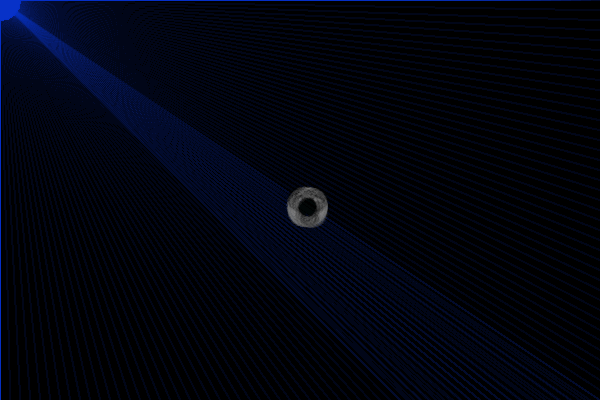
Frame 1 (no input)
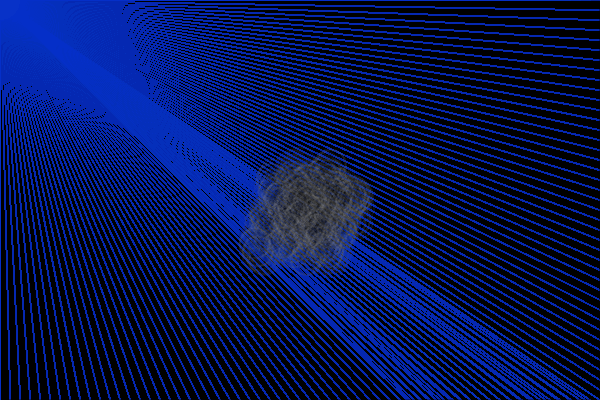
Frame 60 (the mouse pressed at the canvas centre just before this capture)
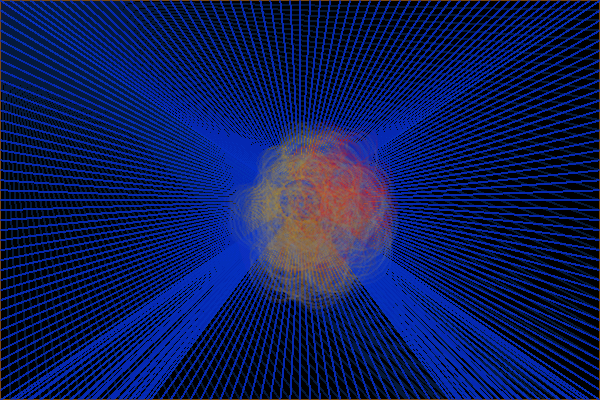
Frame 120 (the mouse held since frame 60 and released just before this capture)

The Processing sketch that drew these frames (run headless with seeded random() and noise(); from frame 60 on, the mouse is pressed at the canvas centre):

// Processing sketch: processing_184292
// ── processing_184292.pde


// variables generals
float mida = 15;
int numBoles = 100;
color c1;
color c2;
color c3;
color c4= color(127,127,127);

int aigua = 40;


//creacio matrius:
float[] pX = new float[numBoles];
float[] pY = new float[numBoles];
float[] vX = new float[numBoles];
float[] vY = new float[numBoles];


void setup(){
  size(600,400);
  noSmooth();
  noCursor();
  background(0);
  
  
  //inici
  for(int i = 0; i<numBoles; i++){
    pX[i] = width/2;
    pY[i] = height/2;
    
    vX[i] = 5;
    vY[i] = 5;
  }
}

void draw(){
  
  strokeWeight(2);
  
  //rectangle difuminador 
  fill(0,5);
  rect(0,0,width,height);

  fill(255);

//linies mouse "aigua"
  for (int i=0; i<=600; i=i+10){
  stroke(8,50,200,30);
  line(mouseX,mouseY,width,i);
  line(mouseX,mouseY,i,0);
  line(mouseX,mouseY,0,i);
  line(mouseX,mouseY,i,height);
  //aigua centre
  fill(8,50,200,90);
  ellipse(mouseX,mouseY,aigua,aigua);
  
}


  //inici bucle
  for(int i = 0; i<numBoles; i++){
    
    //actualitzacio posicions
    
    pX[i] = pX[i]+random(-vX[i],vX[i]);
    pY[i] = pY[i]+random(-vY[i],vY[i]);
    
    //pX[i] += vX[i];
   // pY[i] += vY[i];

   
  
   //elipses
   
    noFill();
    
     // fum
    stroke(c4,30);
    ellipse(pX[i]+mida/2,pY[i]+mida/2,mida*2,mida*2); 
      
      //foc 
    stroke(c1,20);
    ellipse(pX[i],pY[i],mida,mida);
    
    stroke(c2,20);
    ellipse(pX[i]+mida,pY[i],mida,mida);
    
    stroke(c3,20);
    ellipse(pX[i]+mida/2,pY[i]+mida,mida,mida);
    
   

    //Rebot ????????????
     //limitsx
    if((pX[i]<0)||(pX[i]>width-mida/2)){
      vX[i] = -vX[i];
    } 
    //limitsy
    if(pY[i]<0){
      vY[i] = -vY[i];
    }
    if(pY[i]>height-mida/2){
      vY[i] = -vY[i];
    } 
  
  }
  
  
 }
    // canvi tamany i tons del foc
    
    void mousePressed(){
      mida=random(2,50);
      
     for(int i = 0; i<numBoles; i++){
       
        c1 = color(random(170,232), random(140,195), random(0,15));
        c2 = color(random(170,232), random(0,15), random(0,15));
        c3 = color(random(130,211), random(50,88), random(0,26));
        
    
    //actualitzacio posicions
    
    pX[i] = mouseX;
    pY[i] = mouseY;
    
  }
    } 
